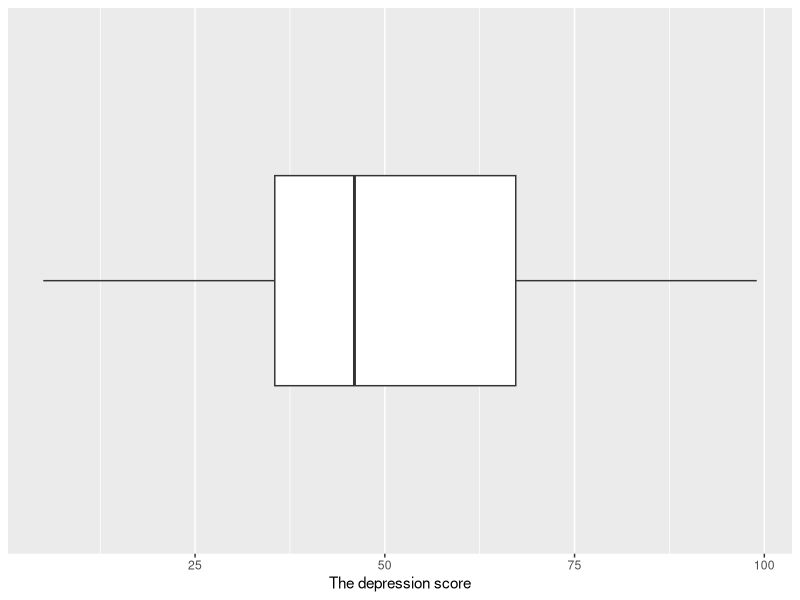
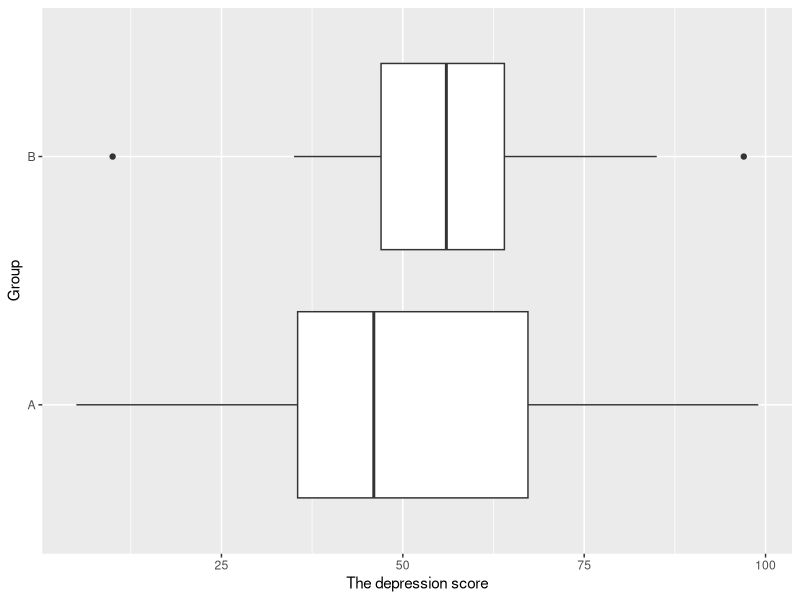

The R script that drew these images, in order:
## ---- chunk 1
knitr::opts_chunk$set(echo = TRUE) 
knitr::opts_chunk$set(fig.width=5, fig.height=2) 
## ---- chunk 2
# data input
depression_score <- c(45, 39, 25, 47, 49, 5, 70, 99, 74, 37, 99, 35, 8, 59)
# calculate descriptive summaries
range_score <- max(depression_score) - min(depression_score)
## ---- chunk 3
library(ggplot2)
# create a box plot 
ggplot() +
  geom_boxplot(aes(y = depression_score)) +
  scale_x_discrete() +
  labs(y = "The depression score") +
  coord_flip()
## ---- chunk 4
# data input
depression_score_1 <- data.frame(score = depression_score, group = "A")
depression_score_2 <- c(67, 50, 85, 43, 64, 35, 47, 97, 58, 58, 10, 56, 50) 
depression_score_2 <- data.frame(score = depression_score_2, group = "B")
df <- rbind(depression_score_1, depression_score_2)
## ---- chunk 5
library(ggplot2)
# create a box plot 
ggplot(df, aes(x = group, y = score)) + 
  geom_boxplot() +
  labs(x = "Group",y = "The depression score") +
  coord_flip()
